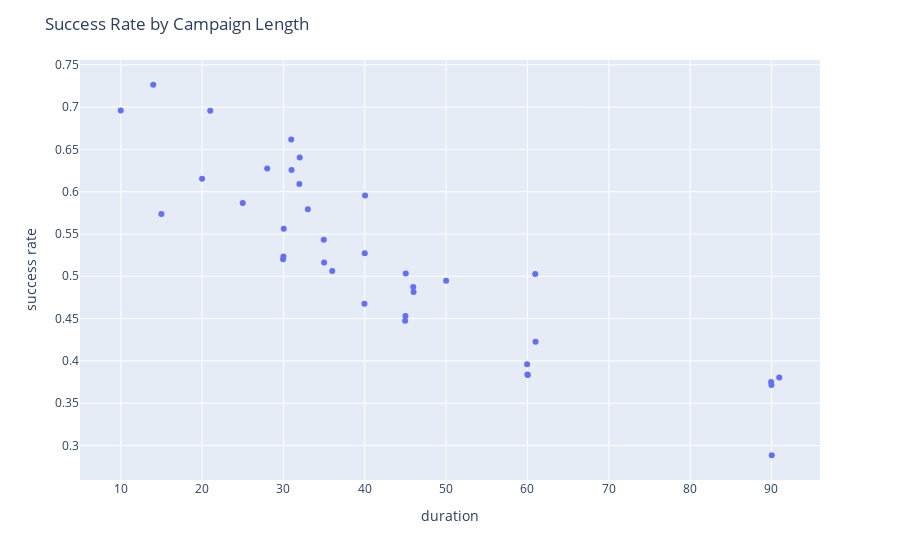

The notebook cell saved with this chart:
### Code cell
fig = px.scatter(duration_high_counts,duration_high_counts.index,'success rate')
fig.update_layout(hovermode="x unified", title="Success Rate by Campaign Length")
fig.show()

### Figure 1 — Plotly figure (JSON) as saved in the notebook; plotly's stock layout.template omitted (floating-point values rounded to 4 significant figures)
{"data": [{"hovertemplate": "duration=%{x}<br>success rate=%{y}<extra></extra>", "legendgroup": "", "marker": {"color": "#636efa", "symbol": "circle"}, "mode": "markers", "name": "", "orientation": "v", "showlegend": false, "type": "scatter", "x": [10, 14, 15, 20, 21, 25, 28, 29.96, 30, 30.04, 30.96, 31, 31.96, 32, 33, 34.96, 35, 36, 39.96, 40, 40.04, 44.96, 45, 45.04, 45.96, 46, 50, 59.96, 60, 60.04, 60.96, 61, 89.96, 90, 90.04, 90.96], "xaxis": "x", "y": [0.6961, 0.7264, 0.5737, 0.6154, 0.6955, 0.5867, 0.6273, 0.5202, 0.5233, 0.5562, 0.6616, 0.6255, 0.6091, 0.6405, 0.5793, 0.5432, 0.5162, 0.5062, 0.4676, 0.5272, 0.5954, 0.4474, 0.453, 0.5034, 0.4874, 0.4815, 0.4947, 0.3959, 0.3838, 0.3833, 0.5028, 0.4227, 0.375, 0.3716, 0.2885, 0.3805], "yaxis": "y"}], "layout": {"hovermode": "x unified", "legend": {"tracegroupgap": 0}, "margin": {"t": 60}, "title": {"text": "Success Rate by Campaign Length"}, "xaxis": {"anchor": "y", "domain": [0, 1], "title": {"text": "duration"}}, "yaxis": {"anchor": "x", "domain": [0, 1], "title": {"text": "success rate"}}}}
